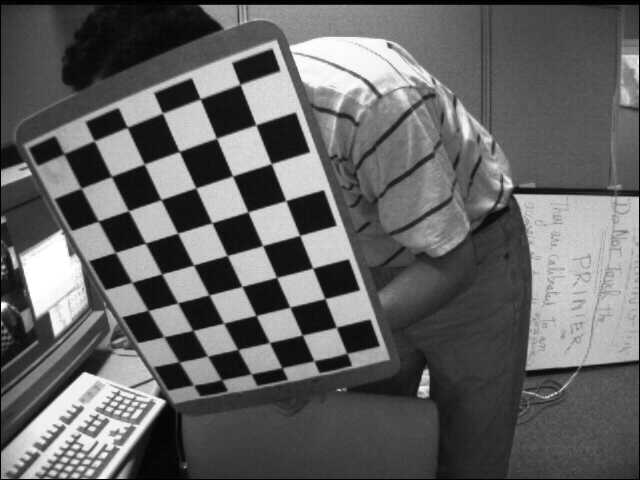
//> input picture section35#shi-tomas/C++/right13.jpg, 640 x 480 px
$ ./Shi-Tomas   (built with g++ and OpenCV 4)
//> lines starting //> are read from the running program, lines starting //| are printed output that depends on the picture; after the words box and inside, x2 and y2 are one past the last pixel; in counts of white or black regions, pixels touching at a corner belong together
#include <iostream>
#include <string>
#include <opencv2/opencv.hpp>
#include<time.h>

using namespace std;
using namespace cv;

static bool shiTomas(Mat imgOri);
static bool harrisTest(Mat imgOri);

RNG rng(12345);

int main()
{
	Mat imgOri = imread("right13.jpg");
//> imgOri is the input picture: 480 rows x 640 cols, CV_8UC3; min 0, max 255, mean 99.7
	if (imgOri.empty())
	{
		cout << "Cannot load this picture!" << endl;
		return false;
	}
	clock_t start, harrisTime, shiTomasTime;
	double totaltime;
	Mat imgHarris = imgOri.clone();
	Mat imgShiTomas = imgOri.clone();

	start = clock();
	harrisTest(imgHarris);
	harrisTime = clock();

	shiTomas(imgShiTomas);
	shiTomasTime = clock();

	imshow("imgOri", imgOri);

	cout << "Harris takes [" << (double)(harrisTime - start) / CLOCKS_PER_SEC << "] s" << endl;
	cout << "shiTomas takes [" << (double)(shiTomasTime - harrisTime) / CLOCKS_PER_SEC << "] s" << endl;

	waitKey(0);
	return true;
}

static bool harrisTest(Mat imgOri)
{
	int blockSize = 2;
	int apertureSize = 3;
	double k = 0.04;


	Mat imgGray, imgHarris;
	//showImgPara(imgGray);
	cvtColor(imgOri, imgGray, COLOR_BGR2GRAY);

	imgHarris = Mat::zeros(imgOri.size(), imgOri.type());

	cornerHarris(imgGray, imgHarris, blockSize, apertureSize, k);
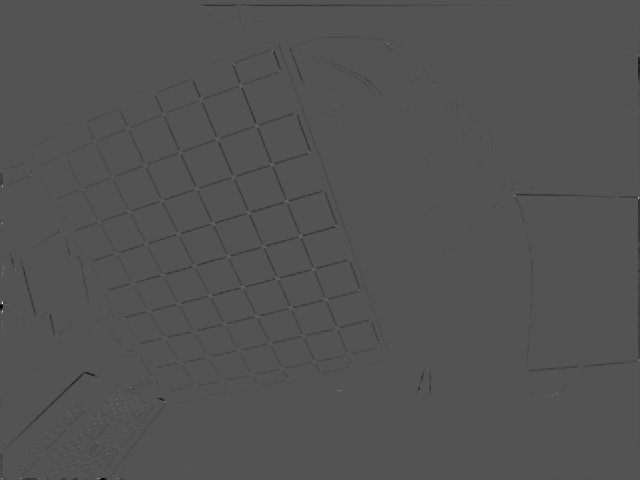
//> imgHarris: 480 rows x 640 cols, CV_32FC1; min -0.00885, max 0.0182, mean -5.33e-05; drawn with min black and max white

	Mat imgDst, imgDstScale;
	imgDst = Mat::zeros(imgHarris.size(), imgHarris.type());
	normalize(imgHarris, imgDst, 0, 255, NORM_MINMAX);

	convertScaleAbs(imgDst, imgDstScale);

	for (int row = 0; row < imgDstScale.rows; row++)
	{
		for (int col = 0; col < imgDstScale.cols; col++)
		{
			int rsp = (int)imgDstScale.at<uchar>(row, col);
			if (rsp > 85)
			{
				int b = rng.uniform(0, 256);
				int g = rng.uniform(0, 256);
				int r = rng.uniform(0, 256);
				circle(imgOri, Point(col, row), 5, Scalar(b, g, r), 2);
			}
		}
	}
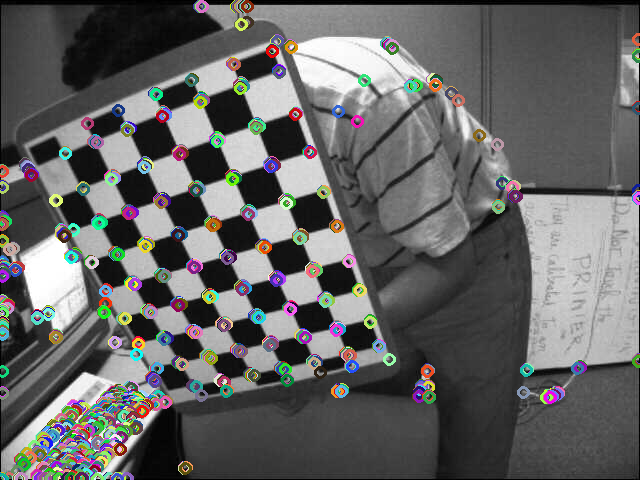
//> imgOri: 480 rows x 640 cols, CV_8UC3; 10.14% of pixels changed, all inside (x1, y1, x2, y2) = (0, 0, 640, 480)

	imshow("imgHarris", imgOri);

	return true;
}

static bool shiTomas(Mat imgOri)
{
	int maxCorners = 500;
	double quality_level = 0.01;
	double minDistance = 0.04;

	Mat imgGray, imgShiTomas;
	cvtColor(imgOri, imgGray, COLOR_BGR2GRAY);

	vector<Point2f> corners;

	goodFeaturesToTrack(imgGray, corners, maxCorners, quality_level, minDistance, Mat(), 3, false);
//> corners = 500 Points (x, y), first 12: [2, 302], [514, 195], [637, 197], [2, 222], [387, 43], [270, 163], [299, 235], [2, 311], [2, 185], [243, 287], [2, 477], [226, 255]

	for (int i = 0; i < corners.size(); i++) {
		int b = rng.uniform(0, 256);
		int g = rng.uniform(0, 256);
		int r = rng.uniform(0, 256);
		circle(imgOri, corners[i], 5, Scalar(b, g, r), 3, 8, 0);
	}
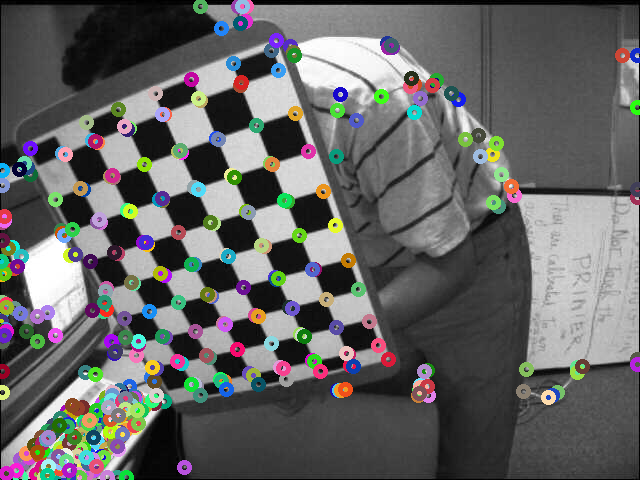
//> imgOri: 480 rows x 640 cols, CV_8UC3; 12.43% of pixels changed, all inside (x1, y1, x2, y2) = (0, 0, 640, 480)

	imshow("imgShiTomas", imgOri);

	return true;
}

$ run again, with section35#shi-tomas/C++/blox.jpg copied over section35#shi-tomas/C++/right13.jpg
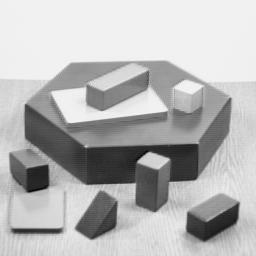
//> input picture section35#shi-tomas/C++/blox.jpg, 256 x 256 px
//> imgOri is the input picture: 256 rows x 256 cols, CV_8UC3; min 0, max 252, mean 182.8
//> after the loop in harrisTest, `for (int row = 0; row < imgDstScale.rows; row++)`:
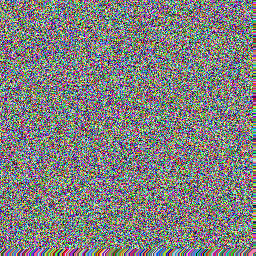
//> imgOri: 256 rows x 256 cols, CV_8UC3; mean B, G, R 126.8, 127.7, 127.8
//> corners = 428 Points (x, y), first 12: [138, 162], [230, 98], [135, 184], [47, 165], [168, 159], [26, 105], [238, 203], [85, 146], [61, 229], [169, 182], [198, 142], [12, 229]
//> after the loop in shiTomas, `for (int i = 0; i < corners.size(); i++)`:
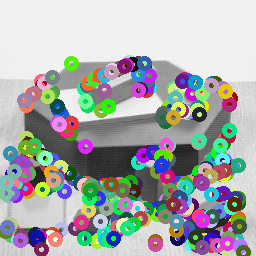
//> imgOri: 256 rows x 256 cols, CV_8UC3; mean B, G, R 171.2, 171.8, 168.8
